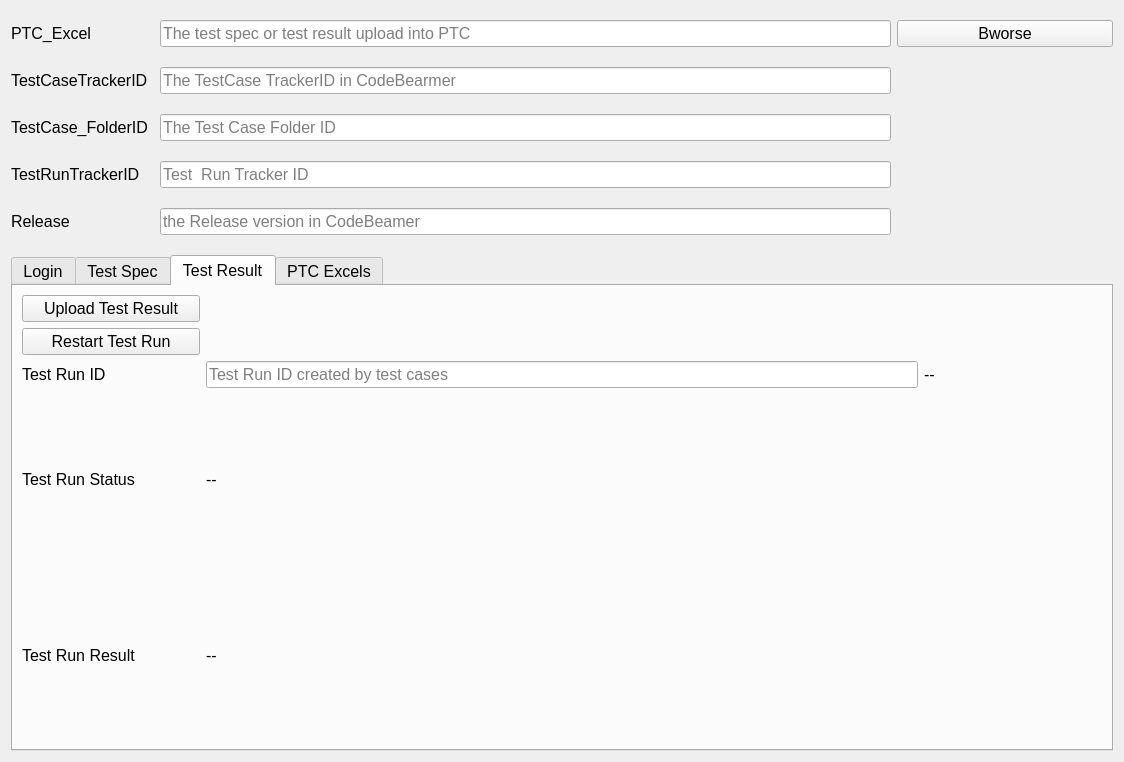
<?xml version="1.0" encoding="UTF-8"?>
<ui version="4.0">
 <class>CBTool</class>
 <widget class="QWidget" name="CBTool">
  <property name="geometry">
   <rect>
    <x>0</x>
    <y>0</y>
    <width>1124</width>
    <height>762</height>
   </rect>
  </property>
  <property name="minimumSize">
   <size>
    <width>1088</width>
    <height>0</height>
   </size>
  </property>
  <property name="windowTitle">
   <string>CB Tool</string>
  </property>
  <layout class="QGridLayout" name="gridLayout">
   <property name="topMargin">
    <number>20</number>
   </property>
   <property name="verticalSpacing">
    <number>20</number>
   </property>
   <item row="0" column="0">
    <widget class="QLabel" name="Label_PTC_Excel">
     <property name="minimumSize">
      <size>
       <width>47</width>
       <height>0</height>
      </size>
     </property>
     <property name="font">
      <font>
       <pointsize>12</pointsize>
      </font>
     </property>
     <property name="text">
      <string>PTC_Excel</string>
     </property>
    </widget>
   </item>
   <item row="1" column="2">
    <widget class="QLineEdit" name="LE_TestCaseTrackerID">
     <property name="font">
      <font>
       <pointsize>12</pointsize>
      </font>
     </property>
     <property name="readOnly">
      <bool>true</bool>
     </property>
     <property name="placeholderText">
      <string>The TestCase TrackerID in CodeBearmer</string>
     </property>
    </widget>
   </item>
   <item row="3" column="0">
    <widget class="QLabel" name="Label_TestRun_TrackerID">
     <property name="font">
      <font>
       <pointsize>12</pointsize>
      </font>
     </property>
     <property name="text">
      <string>TestRunTrackerID</string>
     </property>
    </widget>
   </item>
   <item row="0" column="2">
    <widget class="QLineEdit" name="LE_PTC_Excel">
     <property name="minimumSize">
      <size>
       <width>113</width>
       <height>0</height>
      </size>
     </property>
     <property name="font">
      <font>
       <pointsize>12</pointsize>
      </font>
     </property>
     <property name="text">
      <string/>
     </property>
     <property name="placeholderText">
      <string>The test spec or test result upload into PTC</string>
     </property>
    </widget>
   </item>
   <item row="3" column="2">
    <widget class="QLineEdit" name="LE_TestRunTrackerID">
     <property name="font">
      <font>
       <pointsize>12</pointsize>
      </font>
     </property>
     <property name="readOnly">
      <bool>false</bool>
     </property>
     <property name="placeholderText">
      <string>Test  Run Tracker ID</string>
     </property>
    </widget>
   </item>
   <item row="0" column="3">
    <widget class="QPushButton" name="BT_PTC_Excel">
     <property name="minimumSize">
      <size>
       <width>216</width>
       <height>0</height>
      </size>
     </property>
     <property name="font">
      <font>
       <pointsize>12</pointsize>
      </font>
     </property>
     <property name="text">
      <string>Bworse</string>
     </property>
    </widget>
   </item>
   <item row="1" column="0">
    <widget class="QLabel" name="Lable_TestCaseTrackerID">
     <property name="font">
      <font>
       <pointsize>12</pointsize>
      </font>
     </property>
     <property name="text">
      <string>TestCaseTrackerID</string>
     </property>
    </widget>
   </item>
   <item row="2" column="0">
    <widget class="QLabel" name="Lable_TestCase_FolderID">
     <property name="font">
      <font>
       <pointsize>12</pointsize>
      </font>
     </property>
     <property name="text">
      <string>TestCase_FolderID</string>
     </property>
    </widget>
   </item>
   <item row="5" column="2">
    <widget class="QLineEdit" name="LE_Release">
     <property name="font">
      <font>
       <pointsize>12</pointsize>
      </font>
     </property>
     <property name="readOnly">
      <bool>true</bool>
     </property>
     <property name="placeholderText">
      <string>the Release version in CodeBeamer</string>
     </property>
    </widget>
   </item>
   <item row="5" column="0">
    <widget class="QLabel" name="Lable_Release">
     <property name="font">
      <font>
       <pointsize>12</pointsize>
      </font>
     </property>
     <property name="text">
      <string>Release</string>
     </property>
    </widget>
   </item>
   <item row="9" column="0" colspan="4">
    <widget class="QTabWidget" name="CodeBeamer">
     <property name="minimumSize">
      <size>
       <width>441</width>
       <height>0</height>
      </size>
     </property>
     <property name="font">
      <font>
       <pointsize>12</pointsize>
      </font>
     </property>
     <property name="currentIndex">
      <number>2</number>
     </property>
     <widget class="QWidget" name="Login">
      <attribute name="title">
       <string>Login</string>
      </attribute>
      <widget class="QLabel" name="label_Server">
       <property name="geometry">
        <rect>
         <x>9</x>
         <y>9</y>
         <width>57</width>
         <height>24</height>
        </rect>
       </property>
       <property name="text">
        <string>Server</string>
       </property>
      </widget>
      <widget class="QLabel" name="label_User">
       <property name="geometry">
        <rect>
         <x>9</x>
         <y>49</y>
         <width>40</width>
         <height>24</height>
        </rect>
       </property>
       <property name="text">
        <string>User</string>
       </property>
      </widget>
      <widget class="QLabel" name="label_Password">
       <property name="geometry">
        <rect>
         <x>9</x>
         <y>85</y>
         <width>84</width>
         <height>24</height>
        </rect>
       </property>
       <property name="text">
        <string>Password</string>
       </property>
      </widget>
      <widget class="QLineEdit" name="LE_Server">
       <property name="geometry">
        <rect>
         <x>99</x>
         <y>9</y>
         <width>481</width>
         <height>34</height>
        </rect>
       </property>
       <property name="font">
        <font>
         <pointsize>14</pointsize>
        </font>
       </property>
       <property name="text">
        <string>https://codebeamer.corp.int/cb/api/v3</string>
       </property>
       <property name="readOnly">
        <bool>true</bool>
       </property>
      </widget>
      <widget class="QLineEdit" name="LE_User">
       <property name="geometry">
        <rect>
         <x>99</x>
         <y>49</y>
         <width>481</width>
         <height>30</height>
        </rect>
       </property>
       <property name="font">
        <font>
         <pointsize>14</pointsize>
        </font>
       </property>
       <property name="placeholderText">
        <string>User name used to login into codbeamer</string>
       </property>
      </widget>
      <widget class="QLineEdit" name="LE_Pwd">
       <property name="geometry">
        <rect>
         <x>99</x>
         <y>85</y>
         <width>481</width>
         <height>30</height>
        </rect>
       </property>
       <property name="font">
        <font>
         <pointsize>14</pointsize>
        </font>
       </property>
       <property name="echoMode">
        <enum>QLineEdit::Password</enum>
       </property>
       <property name="placeholderText">
        <string>User password used to login into codbeamer</string>
       </property>
      </widget>
      <widget class="QLabel" name="label">
       <property name="geometry">
        <rect>
         <x>99</x>
         <y>121</y>
         <width>401</width>
         <height>24</height>
        </rect>
       </property>
       <property name="font">
        <font>
         <pointsize>14</pointsize>
        </font>
       </property>
       <property name="text">
        <string>Tool will not stored the password</string>
       </property>
      </widget>
      <widget class="QPushButton" name="BT_Login">
       <property name="geometry">
        <rect>
         <x>10</x>
         <y>170</y>
         <width>93</width>
         <height>37</height>
        </rect>
       </property>
       <property name="font">
        <font>
         <pointsize>14</pointsize>
        </font>
       </property>
       <property name="text">
        <string>Login</string>
       </property>
      </widget>
      <widget class="QCheckBox" name="checkBox_Lock">
       <property name="geometry">
        <rect>
         <x>600</x>
         <y>20</y>
         <width>91</width>
         <height>17</height>
        </rect>
       </property>
       <property name="font">
        <font>
         <pointsize>14</pointsize>
        </font>
       </property>
       <property name="text">
        <string>Lock </string>
       </property>
       <property name="checked">
        <bool>true</bool>
       </property>
      </widget>
     </widget>
     <widget class="QWidget" name="TestSpec">
      <attribute name="title">
       <string>Test Spec</string>
      </attribute>
      <widget class="QPushButton" name="BT_Upload_TestCase">
       <property name="geometry">
        <rect>
         <x>10</x>
         <y>30</y>
         <width>216</width>
         <height>27</height>
        </rect>
       </property>
       <property name="minimumSize">
        <size>
         <width>216</width>
         <height>0</height>
        </size>
       </property>
       <property name="font">
        <font>
         <pointsize>12</pointsize>
        </font>
       </property>
       <property name="text">
        <string>Upload Test Case</string>
       </property>
      </widget>
     </widget>
     <widget class="QWidget" name="TestResult">
      <attribute name="title">
       <string>Test Result</string>
      </attribute>
      <layout class="QGridLayout" name="gridLayout_2" rowstretch="1,1,1,1,1" columnstretch="1,4,1">
       <item row="0" column="0">
        <widget class="QPushButton" name="BT_Init_Upload_TestRun">
         <property name="font">
          <font>
           <pointsize>12</pointsize>
          </font>
         </property>
         <property name="toolTip">
          <string>generate test run and upload test run result by using run in excel</string>
         </property>
         <property name="autoFillBackground">
          <bool>false</bool>
         </property>
         <property name="text">
          <string>Upload Test Result</string>
         </property>
        </widget>
       </item>
       <item row="1" column="0">
        <widget class="QPushButton" name="BT_Restart_TestRun">
         <property name="font">
          <font>
           <pointsize>12</pointsize>
          </font>
         </property>
         <property name="toolTip">
          <string>restart the test run which will create a new test run</string>
         </property>
         <property name="text">
          <string>Restart Test Run</string>
         </property>
        </widget>
       </item>
       <item row="2" column="0">
        <widget class="QLabel" name="Label_TestRunID">
         <property name="font">
          <font>
           <pointsize>12</pointsize>
          </font>
         </property>
         <property name="text">
          <string>Test Run ID</string>
         </property>
        </widget>
       </item>
       <item row="2" column="1">
        <widget class="QLineEdit" name="LE_TestRunID">
         <property name="font">
          <font>
           <pointsize>12</pointsize>
          </font>
         </property>
         <property name="readOnly">
          <bool>false</bool>
         </property>
         <property name="placeholderText">
          <string>Test Run ID created by test cases</string>
         </property>
        </widget>
       </item>
       <item row="2" column="2">
        <widget class="QLabel" name="Label_TestRun_Url">
         <property name="font">
          <font>
           <pointsize>12</pointsize>
          </font>
         </property>
         <property name="text">
          <string>--</string>
         </property>
        </widget>
       </item>
       <item row="3" column="0">
        <widget class="QLabel" name="Label_TestRun_Status">
         <property name="font">
          <font>
           <pointsize>12</pointsize>
          </font>
         </property>
         <property name="text">
          <string>Test Run Status</string>
         </property>
        </widget>
       </item>
       <item row="3" column="1">
        <widget class="QLabel" name="TestRun_Result">
         <property name="font">
          <font>
           <pointsize>12</pointsize>
          </font>
         </property>
         <property name="text">
          <string>--</string>
         </property>
        </widget>
       </item>
       <item row="4" column="0">
        <widget class="QLabel" name="Label_TestRun_Result">
         <property name="font">
          <font>
           <pointsize>12</pointsize>
          </font>
         </property>
         <property name="text">
          <string>Test Run Result</string>
         </property>
        </widget>
       </item>
       <item row="4" column="1">
        <widget class="QLabel" name="TestRun_Status">
         <property name="font">
          <font>
           <pointsize>12</pointsize>
          </font>
         </property>
         <property name="text">
          <string>--</string>
         </property>
        </widget>
       </item>
      </layout>
     </widget>
     <widget class="QWidget" name="TestResults">
      <attribute name="title">
       <string>PTC Excels</string>
      </attribute>
      <widget class="QPushButton" name="BT_Upload_TestCases">
       <property name="geometry">
        <rect>
         <x>20</x>
         <y>394</y>
         <width>151</width>
         <height>27</height>
        </rect>
       </property>
       <property name="font">
        <font>
         <pointsize>12</pointsize>
        </font>
       </property>
       <property name="toolTip">
        <string>generate test run and upload test run result by using run in excel</string>
       </property>
       <property name="autoFillBackground">
        <bool>false</bool>
       </property>
       <property name="text">
        <string>Upload Test Cases</string>
       </property>
      </widget>
      <widget class="QLabel" name="Label_PTC_TestResults">
       <property name="geometry">
        <rect>
         <x>30</x>
         <y>70</y>
         <width>81</width>
         <height>19</height>
        </rect>
       </property>
       <property name="minimumSize">
        <size>
         <width>47</width>
         <height>0</height>
        </size>
       </property>
       <property name="font">
        <font>
         <pointsize>12</pointsize>
        </font>
       </property>
       <property name="text">
        <string>PTC_Excels</string>
       </property>
      </widget>
      <widget class="QPushButton" name="BT_PTC_Excels">
       <property name="geometry">
        <rect>
         <x>864</x>
         <y>52</y>
         <width>216</width>
         <height>27</height>
        </rect>
       </property>
       <property name="minimumSize">
        <size>
         <width>216</width>
         <height>0</height>
        </size>
       </property>
       <property name="font">
        <font>
         <pointsize>12</pointsize>
        </font>
       </property>
       <property name="layoutDirection">
        <enum>Qt::LeftToRight</enum>
       </property>
       <property name="text">
        <string>Browse</string>
       </property>
      </widget>
      <widget class="QPushButton" name="BT_Upload_TestRuns">
       <property name="geometry">
        <rect>
         <x>20</x>
         <y>427</y>
         <width>151</width>
         <height>27</height>
        </rect>
       </property>
       <property name="font">
        <font>
         <pointsize>12</pointsize>
        </font>
       </property>
       <property name="toolTip">
        <string>generate test run and upload test run result by using run in excel</string>
       </property>
       <property name="autoFillBackground">
        <bool>false</bool>
       </property>
       <property name="text">
        <string>Upload Test Results</string>
       </property>
      </widget>
      <widget class="QLabel" name="Label_UploadResults">
       <property name="geometry">
        <rect>
         <x>20</x>
         <y>210</y>
         <width>131</width>
         <height>19</height>
        </rect>
       </property>
       <property name="minimumSize">
        <size>
         <width>47</width>
         <height>0</height>
        </size>
       </property>
       <property name="font">
        <font>
         <pointsize>12</pointsize>
        </font>
       </property>
       <property name="text">
        <string>Upload Results</string>
       </property>
      </widget>
      <widget class="QTextBrowser" name="textBrowser_PTC_Excels">
       <property name="geometry">
        <rect>
         <x>135</x>
         <y>30</y>
         <width>701</width>
         <height>121</height>
        </rect>
       </property>
      </widget>
      <widget class="QTextBrowser" name="textBrowser_UploadResults">
       <property name="geometry">
        <rect>
         <x>130</x>
         <y>180</y>
         <width>701</width>
         <height>121</height>
        </rect>
       </property>
      </widget>
     </widget>
    </widget>
   </item>
   <item row="2" column="2">
    <widget class="QLineEdit" name="LE_TestCase_FolderID">
     <property name="font">
      <font>
       <pointsize>12</pointsize>
      </font>
     </property>
     <property name="readOnly">
      <bool>true</bool>
     </property>
     <property name="placeholderText">
      <string>The Test Case Folder ID</string>
     </property>
    </widget>
   </item>
  </layout>
 </widget>
 <resources/>
 <connections/>
</ui>
